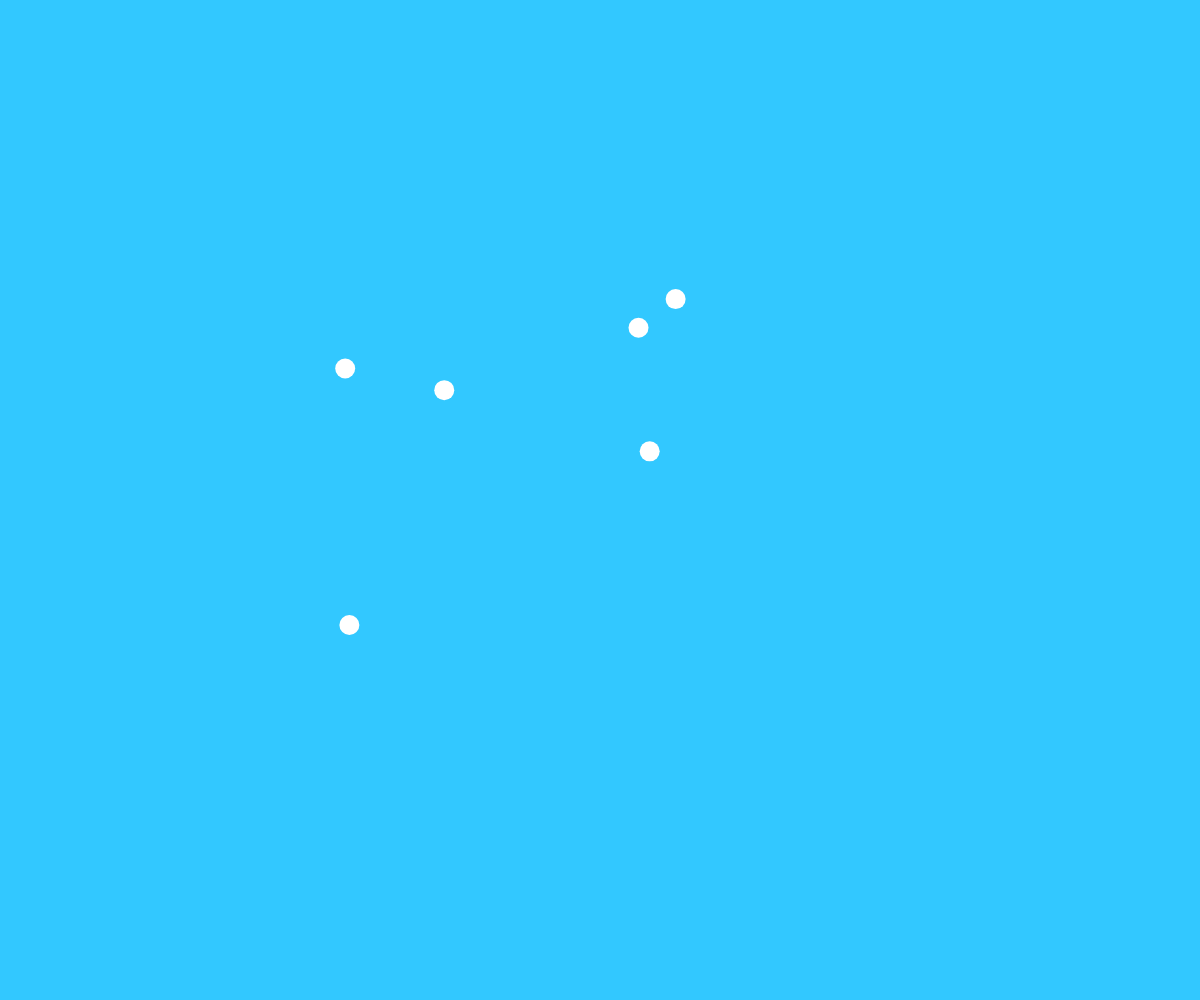
Frame 1 (no input)
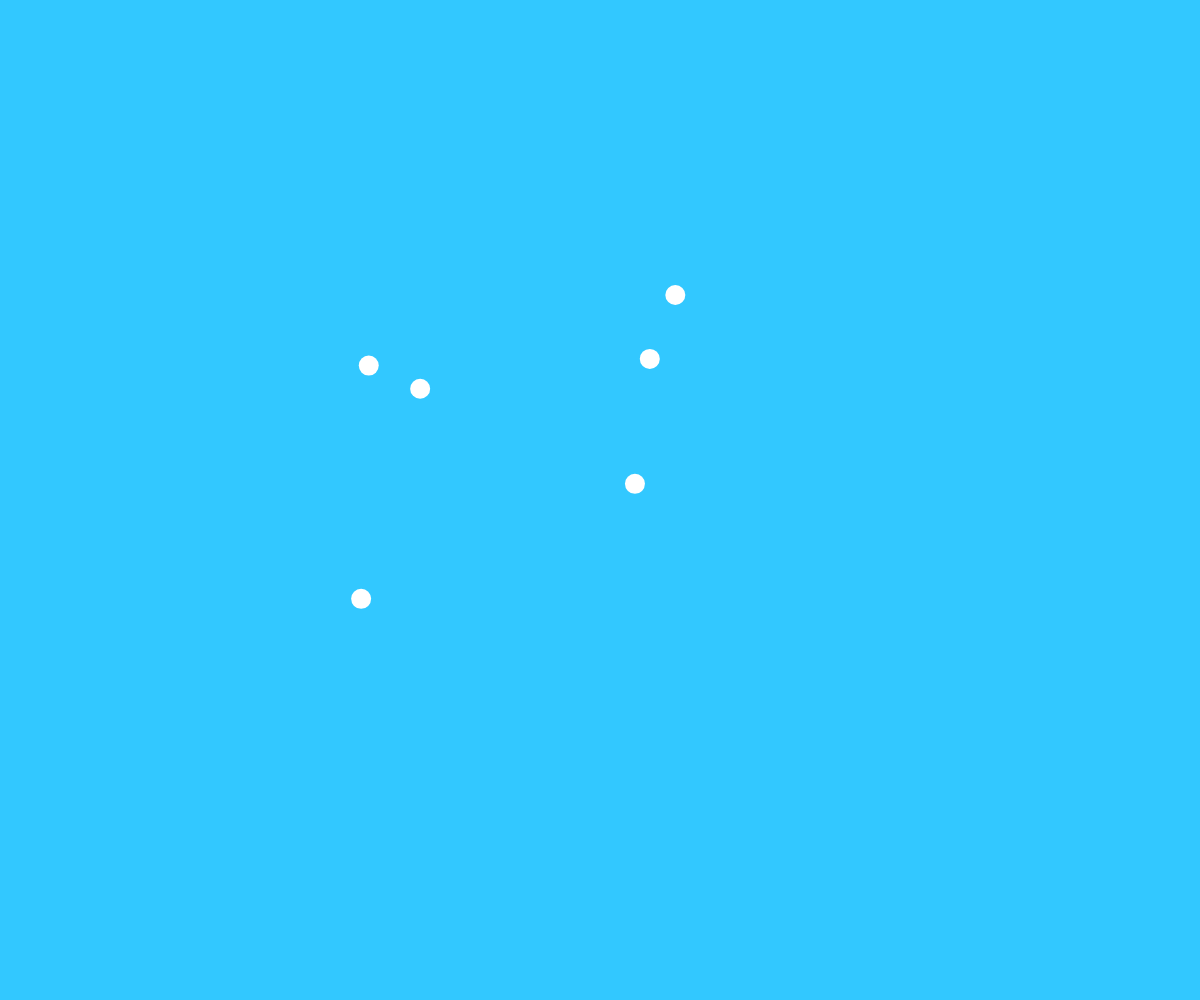
Frame 60 (no input)
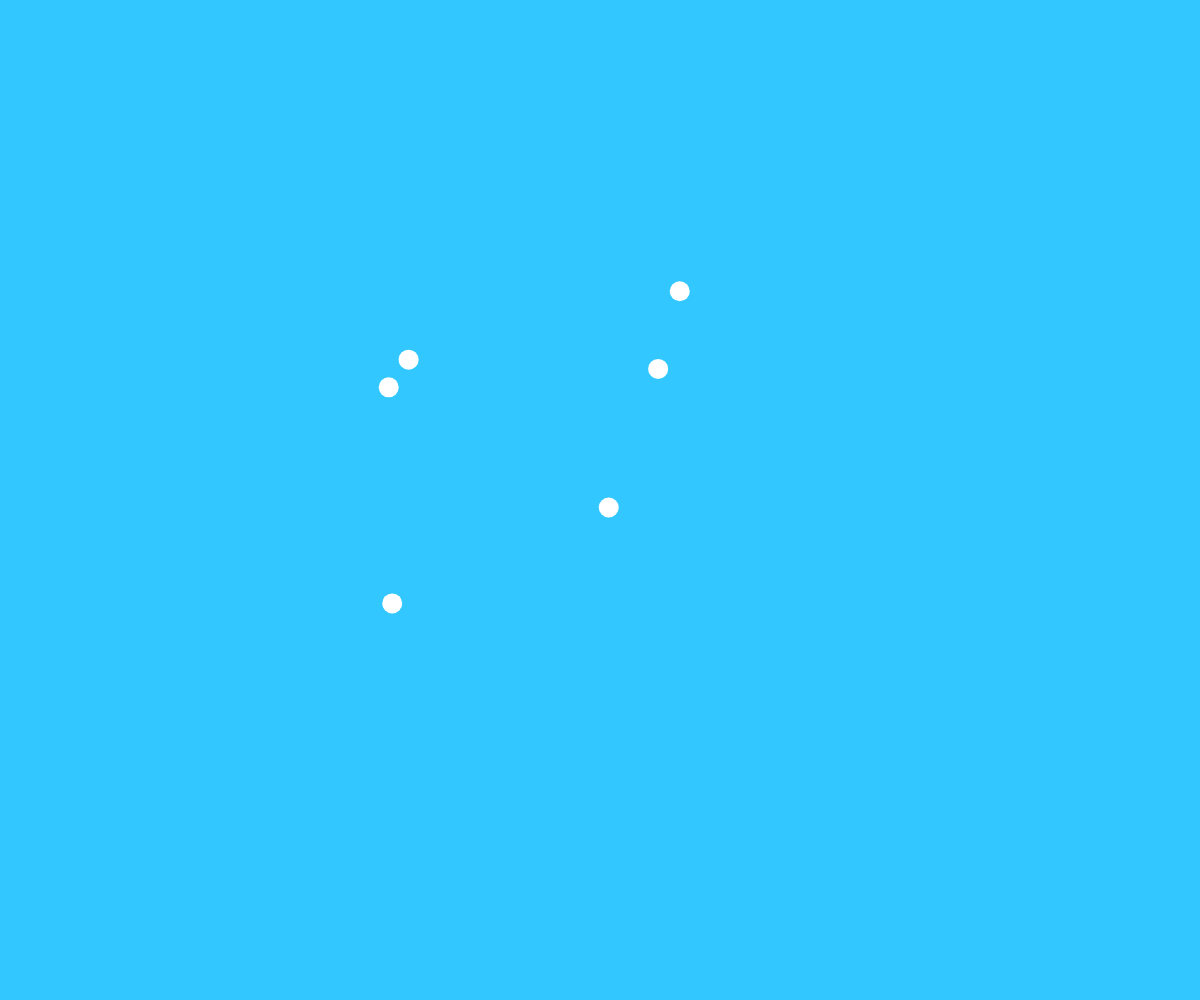
Frame 120 (the mouse pressed at the canvas centre since frame 60)

The p5.js sketch that drew these frames (run headless with seeded random() and noise() and a simulated clock; from frame 60 on, the mouse is pressed at the canvas centre):

// p5.js sketch
// ── sketch.js
// -
// Camminatore incontri-scontri 0.2 by GaiaAndruccioli [Camminatore, incontri-scontri]
// 2021 © GaiaAndruccioli, Daniele @Fupete, Irene @iretrtr and the course DS-2021 at DESIGN.unirsm,
// github.com/ds-2021-unirsm — github.com/fupete - github.com/Graphein0707
// Educational purposes, MIT License, 2021, San Marino
// —

let w, h;
let c = [];

function setup() {
  createCanvas((w = windowWidth), (h = windowHeight));

  for (var i = 0; i < 6; i++) {
    c[i] = new Walker((w = width), (h = height));
  }
}

function draw() {
  background(50, 200, 255);

  for (var i = 0; i < c.length; i++) {
    c[i].move();
    c[i].display();

    for (var k = 0; k < c.length; k++) {
      //finchè i non corrisponde a k (i != j), quindi la bolla non controlla se stessa e si interseca con un'altra allora cambia colore
      if (i != k && c[i].intersezione(c[k])) {
        c[k].changeShape();
        c[k].changeColor();
      }
    }
  }
}

function Walker(x, y) {
  this.x = x;
  this.y = y;
  this.r = 10;
  this.col = 255; //colore iniziale
  this.t = random(10);

  this.changeColor = function () {
    this.col = color(255, random(30), random(250));
  };

  this.changeShape = function () {
    this.r = random(10, 100);
  };

  this.intersezione = function (seconda) {
    var d = dist(this.x, this.y, seconda.x, seconda.y);
    //se la distanza fra i due oggetti è inferiore alla somma dei raggi dei due oggetti allora si intersecano
    if (d < this.r + seconda.r) {
      this.t += 0.02; //quando si intersecano aumenta la velocità
      return true;
    } else {
      return false;
    }
  };
  //move
  this.move = function () {
    this.x = noise(this.t + 1) * w;
    this.y = noise(this.t) * h;
    this.t += 0.001; //incremento
  };
  //display
  this.display = function () {
    noStroke();
    fill(this.col);
    ellipse(this.x, this.y, this.r * 2, this.r * 2);
  };
}
